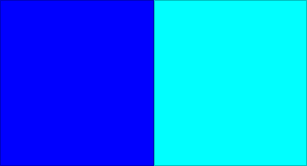
<?xml version="1.0" encoding="UTF-8"?>
<ui version="4.0">
 <class>Form</class>
 <widget class="QWidget" name="Form">
  <property name="geometry">
   <rect>
    <x>0</x>
    <y>0</y>
    <width>307</width>
    <height>166</height>
   </rect>
  </property>
  <property name="windowTitle">
   <string>Form</string>
  </property>
  <layout class="QHBoxLayout" name="horizontalLayout">
   <property name="spacing">
    <number>0</number>
   </property>
   <property name="leftMargin">
    <number>0</number>
   </property>
   <property name="topMargin">
    <number>0</number>
   </property>
   <property name="rightMargin">
    <number>0</number>
   </property>
   <property name="bottomMargin">
    <number>0</number>
   </property>
   <item>
    <widget class="QFrame" name="frame">
     <property name="styleSheet">
      <string notr="true">background-color: blue; </string>
     </property>
     <property name="frameShape">
      <enum>QFrame::StyledPanel</enum>
     </property>
     <property name="frameShadow">
      <enum>QFrame::Raised</enum>
     </property>
    </widget>
   </item>
   <item>
    <widget class="QFrame" name="frame_2">
     <property name="styleSheet">
      <string notr="true">background-color: cyan; </string>
     </property>
     <property name="frameShape">
      <enum>QFrame::StyledPanel</enum>
     </property>
     <property name="frameShadow">
      <enum>QFrame::Raised</enum>
     </property>
    </widget>
   </item>
  </layout>
 </widget>
 <resources/>
 <connections/>
</ui>
